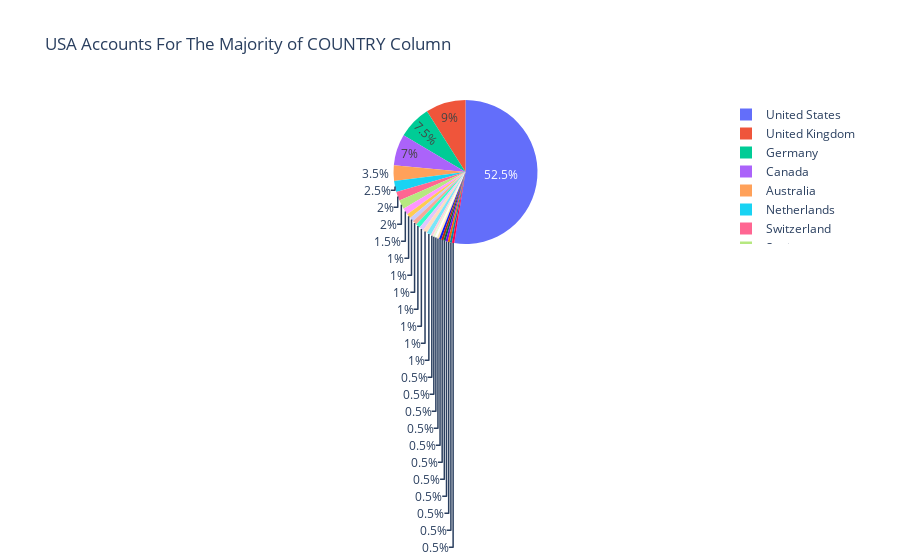

The notebook cell this image was saved under:
### Code cell
fig1 = px.pie(viewDesc, values='TOTAL-UNIVERSITIES', names='COUNTRY',title='USA Accounts For The Majority of COUNTRY Column')
fig1

### Figure 1 — Plotly figure (JSON) as saved in the notebook; plotly's stock layout.template omitted (floating-point values rounded to 4 significant figures)
{"data": [{"domain": {"x": [0, 1], "y": [0, 1]}, "hovertemplate": "COUNTRY=%{label}<br>TOTAL-UNIVERSITIES=%{value}<extra></extra>", "labels": ["United States", "United Kingdom", "Germany", "Canada", "Australia", "Netherlands", "Switzerland", "Spain", "Sweden", "Norway", "Japan", "Italy", "Czech Republic", "China", "Belgium", "Austria", "Hong Kong", "Finland", "Denmark", "Mexico", "New Zealand", "Portugal", "Saudi Arabia", "Singapore", "Chile", "Brazil", "Argentina"], "legendgroup": "", "name": "", "showlegend": true, "type": "pie", "values": [105, 18, 15, 14, 7, 5, 4, 4, 3, 2, 2, 2, 2, 2, 2, 2, 1, 1, 1, 1, 1, 1, 1, 1, 1, 1, 1]}], "layout": {"legend": {"tracegroupgap": 0}, "title": {"text": "USA Accounts For The Majority of COUNTRY Column"}}}
